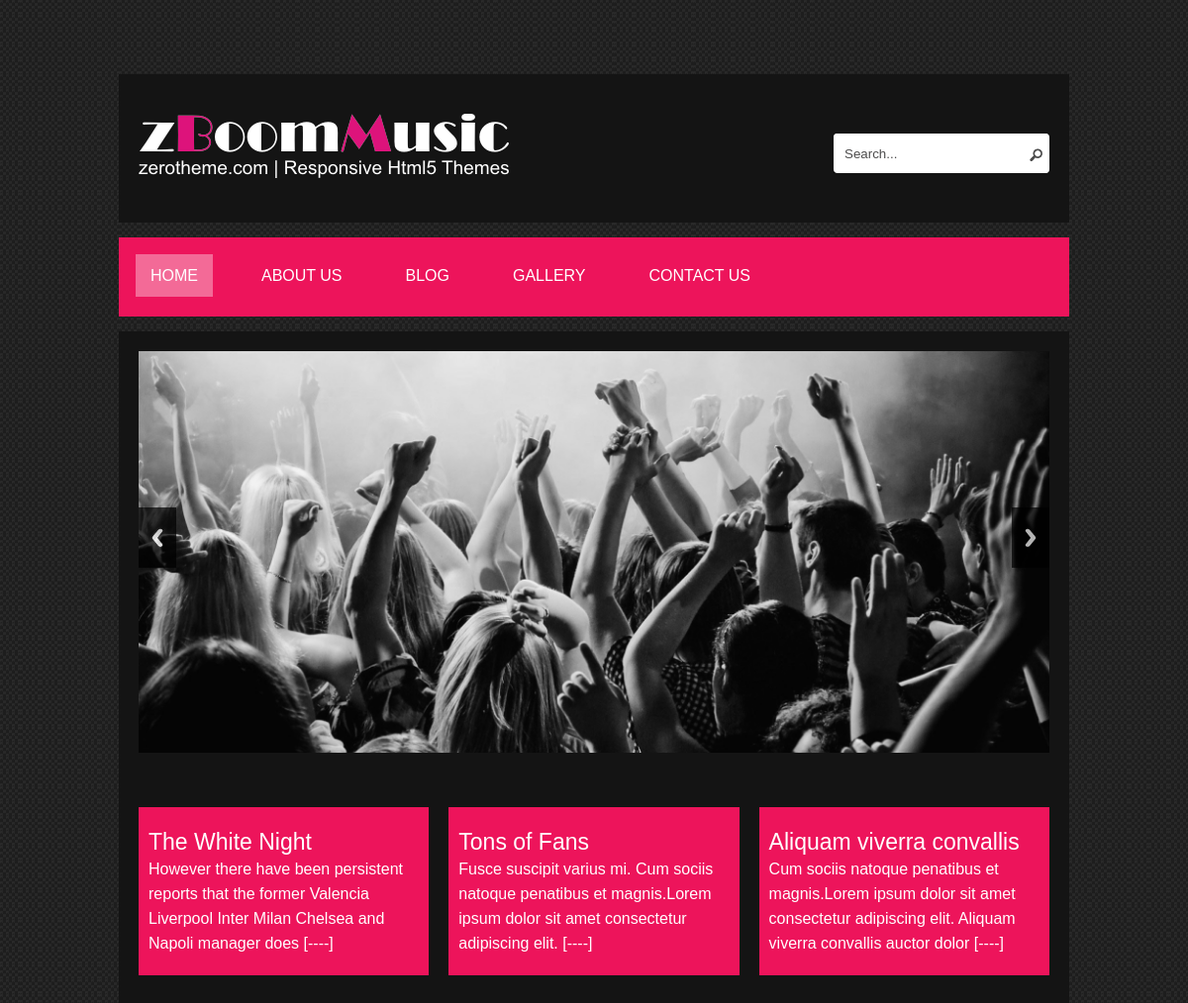
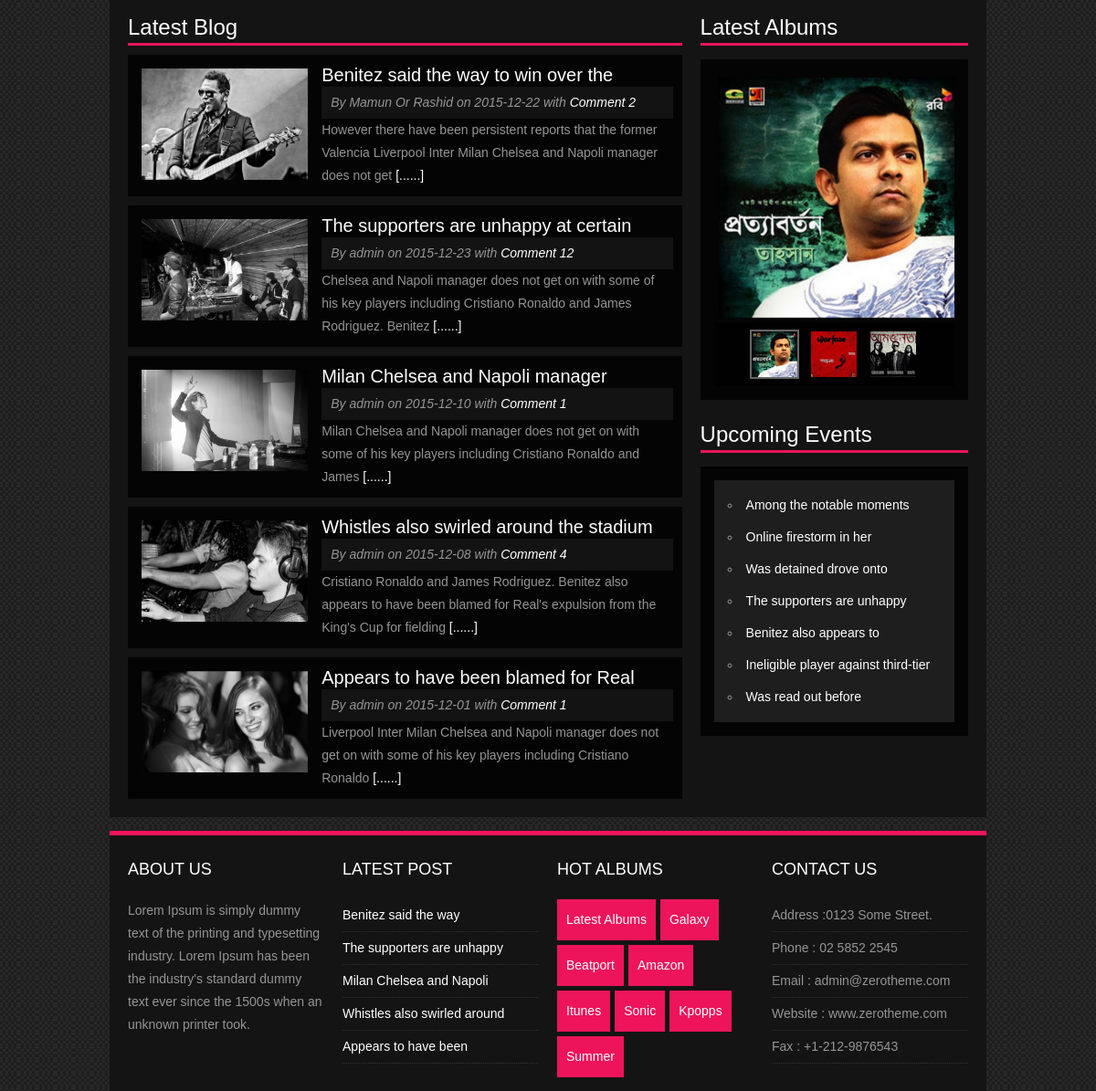
The page / on the database its author committed (2 pictures, top to bottom).
### tables this page shows
CREATE TABLE IF NOT EXISTS `pages` (
  `page_id` int(11) NOT NULL AUTO_INCREMENT,
  `page_name` varchar(40) NOT NULL,
  `page_url` varchar(40) NOT NULL,
  `page_attribute` varchar(40) NOT NULL,
  `page_content` text NOT NULL,
  `menu_position` tinyint(4) NOT NULL,
  `use_page` tinyint(4) NOT NULL,
  `page_status` tinyint(4) NOT NULL,
  PRIMARY KEY (`page_id`)
);

CREATE TABLE IF NOT EXISTS `slider` (
  `id` int(11) NOT NULL AUTO_INCREMENT,
  `slider_name` varchar(20) NOT NULL,
  `slider_thumnail` varchar(100) NOT NULL,
  `slider_status` tinyint(4) NOT NULL,
  PRIMARY KEY (`id`)
);

CREATE TABLE IF NOT EXISTS `article_album` (
  `art_id` int(11) NOT NULL AUTO_INCREMENT,
  `cat_id` int(11) NOT NULL,
  `art_title` varchar(90) NOT NULL,
  `art_subtitle` varchar(100) NOT NULL,
  `art_content` text NOT NULL,
  `art_thumnail` varchar(400) NOT NULL,
  `art_published_date` text NOT NULL,
  `artcle_public_time` text NOT NULL,
  `art_author` varchar(50) NOT NULL,
  `art_comment` varchar(20) NOT NULL,
  `art_status` tinyint(4) NOT NULL,
  PRIMARY KEY (`art_id`),
  KEY `cat_id` (`cat_id`)
);

CREATE TABLE IF NOT EXISTS `categorys` (
  `cat_id` int(11) NOT NULL AUTO_INCREMENT,
  `cat_name` varchar(90) NOT NULL,
  `cat_type` varchar(40) NOT NULL,
  `cat_status` tinyint(4) NOT NULL,
  PRIMARY KEY (`cat_id`)
);

CREATE TABLE IF NOT EXISTS `settings` (
  `key_id` int(11) NOT NULL AUTO_INCREMENT,
  `Key_name` varchar(60) NOT NULL,
  `key_value` varchar(90) NOT NULL,
  PRIMARY KEY (`key_id`)
);

### index.php (called while the page is built)
<?php
include ("header.php");
include ("slider.php");
include("category_item.php");
include("content.php");
include("sidebar.php");
include("footer.php");
?>

### database.php (called while the page is built, shortened)
<?php
class Database {
    private $conn;
    public function __construct($host, $user, $pass, $dbname) {
        $this->conn = mysqli_connect($host, $user, $pass, $dbname) or die("Db connection problem" . mysqli_connect_error());
    }
    public function getAllMenu($table, $cols, $where) {
        $sql = "SELECT $cols FROM $table WHERE $where";
        $result = mysqli_query($this->conn, $sql);
        if (mysqli_num_rows($result) > 0) {
            return mysqli_fetch_all($result, MYSQLI_ASSOC);
        } else {
            return false;
        }
    }
    public function getAll($table, $cols) {
        $sql = "SELECT $cols FROM $table";
        $result = mysqli_query($this->conn, $sql);
        if (mysqli_num_rows($result) > 0) {
            return mysqli_fetch_all($result, MYSQLI_ASSOC);
        } else {
            return false;
        }
    }
    public function getAllOrder($table,$cols,$where,$order) {
        $sql = "SELECT $cols FROM $table WHERE $where ORDER BY $order";
        $result = mysqli_query($this->conn, $sql);
        if (mysqli_num_rows($result) > 0) {
            return mysqli_fetch_all($result, MYSQLI_ASSOC);
        } else {
            return false;
        }
    }
    public function getById($table, $cols, $where) {
        $sql = "SELECT $cols FROM $table WHERE $where";
        $result = mysqli_query($this->conn, $sql);
        if (mysqli_num_rows($result) > 0) {
            return mysqli_fetch_assoc($result);
        } else {
            return false;
        }
    }
}
$obj = new Database("localhost", "root", "1234", "zboom_db");

### content.php (the view)
<div class="row block02">
    <div class="col-2-3">
        <div class="wrap-col">
            <div class="heading"><h2>Latest Blog</h2></div>
            <?php
            $all_post = $obj->getAllMenu("article_album", "*", "art_status=1 AND cat_id=2");
            for ($i = 0; $i < 5; $i++) {
                extract($all_post[$i]);
                ?>
                <article class="row">
                    <div class="col-1-3">
                        <div class="wrap-col">
                            <img src="<?php echo $art_thumnail; ?>"/>
                        </div>
                    </div>
                    <div class="col-2-3">
                        <div class="wrap-col">
                            <h2><a href="inner.php?eventart_id=<?php echo $art_id; ?>"><?php echo $art_title; ?></a></h2>
                            <div class="info">By <?php echo $art_author; ?> on <?php echo $art_published_date; ?> with <a href="inner.php?eventart_id=<?php echo $art_id; ?>">Comment <?php echo count($all_comment=$obj->getAllMenu("comments","*","comment_art_id='$art_id'"));?></a></div>
                            <p><?php
                                $postarray = explode(" ", $art_content);
                                if (count($postarray) > 20) {
                                    $postslice = array_slice($postarray, 0, 20);
                                    $poststri = implode(" ", $postslice);
                                    echo $poststri;
                                    ?>
                                    <a href="inner.php?eventart_id=<?php echo $art_id; ?>">[......]</a>
                                    <?php
                                } else {
                                    echo $art_content;
                                }
                                ?></p>
                        </div>
                    </div>
                </article>
                <?php
            }
            ?>
        </div>
    </div>

### header.php (shortened to what this page needs)
<?php
include("./database.php");
?>
﻿<!DOCTYPE html>
<head>
    <link rel="stylesheet" href="css/zerogrid.css">
    <link rel="stylesheet" href="css/responsive.css">
    <link rel="stylesheet" href="css/responsiveslides.css" />
    <link rel="stylesheet" href="css/album.css">
    <link rel="stylesheet" href="css/style3.css">
    <link rel="stylesheet" href="css/lightbox.css">
    <link rel="stylesheet" href="css/style.css">
</head>
<body>
    <header>
        <div class="wrap-header zerogrid">
            <div id="logo"><a href="index.php"><img src="./images/logo.png"/></a></div>
            <div id="search">
                <form action="inner.php" method="post">
                    <input type="text" id="txt1" name="search_query" placeholder="Search..." onkeyup="showHint(this.value)">
                    <input class="button-search" type="submit" name="search" value="">
                </form>
            </div>
        </div>
    </header>
    <nav>
        <div class="wrap-nav zerogrid">
            <div class="menu">
                <ul>
                    <?php
                    $all_menus = $obj->getAllOrder("pages", "*", "page_status='1'", "menu_position");
                    foreach ($all_menus as $menus) {
                        extract($menus);
                        if ($page_attribute == "home") {
                            ?>
                            <li class = "
                            <?php
                            if (isset($_REQUEST['page_id'])) {
                            } else {
                                echo "current";
                            }
                            ?>
                                "><a href="<?php echo $page_url; ?>"><?php echo $page_name; ?></a></li>
                                <?php
                            } else {
                                ?>
                            <li class = "
                                "><a href="<?php
                                    if (empty($page_url)) {
                                        echo "http://localhost/zBoomMusic/inner.php";
                                    } else {
                                        echo $page_url;
                                    }
                                    ?>?page_id=<?php echo $page_id; ?>"><?php echo $page_name; ?></a></li>
                                <?php
                            }
                        }
                        ?>
                </ul>
            </div>
        </div>
    </nav>
    <section id="content">
        <div class="wrap-content zerogrid">

### slider.php
<div class="featured">
    <div class="wrap-featured zerogrid">
        <div class="slider">
            <div class="rslides_container">
                <ul class="rslides" id="slider">
                    <?php
                    $all_slider = $obj->getAllMenu("slider", "*", "slider_status=1");
                    foreach($all_slider as $sliderlist) {
                        extract($sliderlist);
                        ?>
                    <li><img src="<?php echo $slider_thumnail; ?>"></li>
                        <?php
                    }
                    ?>
                </ul>
            </div>
        </div>
    </div>
</div>

### category_item.php
<div class="row block01">
            <?php
            $all_service = $obj->getAllMenu("article_album", "*", "cat_id=1");
            foreach ($all_service as $servicelist) {
                extract($servicelist);
                ?>
                <div class="col-1-3">
                    <div class="wrap-col box">
                        <h2><?php echo $art_title; ?></h2>
                        <p><?php
                            $toarray = explode(" ", $art_content);
                            if (count($toarray) > 15) {
                                $to_slice = array_slice($toarray, 0, 18);
                                $tostring = implode(" ", $to_slice);
                                echo $tostring;
                                ?>
                            <a href="inner.php?get_ide=<?php echo $art_id; ?>">[----]</a>
                                <?php
                            } else {
                                echo $art_content;
                            }
                            ?>
                        </p>
                    </div>
                </div>
                <?php
            }
            ?>
        </div>

### sidebar.php (shortened to what this page needs)
<div class="col-1-3">
    <div class="wrap-col">
        <div class="box">
            <div class="heading"><h2>Latest Albums</h2></div>
            <div class="content">
                <ul id="album_slider">
                    <li><img src="images/albums.jpg" alt=""></li>
                </ul>
                <ul id="album">
                    <li><a href="#"><img src="images/albums_thum.jpg" alt=""></a></li>
                    <li><a href="#"><img src="images/albums2_thum.jpg" alt=""></a></li>
                    <li><a href="#"><img src="images/albums3_thum.jpg" alt=""></a></li>
                </ul>
            </div>
        </div>
        <div class="box">
            <div class="heading"><h2>Upcoming Events</h2></div>
            <div class="content">
                <div class="list">
                    <ul>
                        <?php
                        $all_events = $obj->getAllMenu("article_album", "*", "cat_id=4 AND art_status=1");
                        for ($i = 0; $i < 7; $i++) {
                            extract($all_events[$i]);
                            ?>
                        <li><a href="inner.php?eventart_id=<?php echo $art_id; ?>"><?php
                                    $toarr_event_art = explode(" ", $art_title);
                                    if (count($toarr_event_art) > 4) {
                                        $toarr_event_artslice = array_slice($toarr_event_art, 0, 4);
                                        $toarr_event_str = implode(" ", $toarr_event_artslice);
                                        echo $toarr_event_str;
                                    } else {
                                        echo $art_title;
                                    }
                                    ?></a>
                            </li>
                            <?php
                        }
                        ?>
                    </ul>
                </div>
            </div>
        </div>
    </div>
</div>
</div>
</div>
</section>

### footer.php (shortened to what this page needs)
<footer>
    <div class="wrap-footer zerogrid">
        <div class="row block09">
            <div class="col-1-4">
                <div class="wrap-col">
                    <div class="box">
                        <?php
                        $about_us = $obj->getById("pages", "*", "page_attribute='about us'");
                        extract($about_us);
                        ?>
                        <div class="heading"><h2>About Us</h2></div>
                        <div class="content">
                            <p><?php echo $page_content; ?></p>
                        </div>
                    </div>
                </div>
            </div>
            <div class="col-1-4">
                <div class="wrap-col">
                    <div class="box">
                        <div class="heading"><h2>Latest Post</h2></div>
                        <div class="content">
                            <ul>
                                <?php
                                $all_latest_post = $obj->getAllMenu("article_album", "*", "cat_id='2'");
                                if (count($all_latest_post) > 5) {
                                    for ($i = 0; $i < 5; $i++) {
                                        extract($all_latest_post[$i]);
                                        ?>
                                        <li>
                                            <a href="inner.php?eventart_id=<?php echo $art_id; ?>">
                                                <?php
                                                $to_arrat = explode(" ", $art_title);
                                                if (count($to_arrat) > 4) {
                                                    $to_slice = array_slice($to_arrat, 0, 4);
                                                    $to_string = implode(" ", $to_slice);
                                                    echo $to_string;
                                                } else {
                                                    echo $art_title;
                                                }
                                                ?>
                                            </a>
                                        </li>
                                        <?php
                                    }
                                }
                                ?>
                            </ul>
                        </div>
                    </div>
                </div>
            </div>
            <div class="col-1-4">
                <div class="wrap-col">
                    <div class="box">
                        <div class="heading"><h2>Hot Albums</h2></div>
                        <div class="content">
                            <div class="tag">
                                <?php
                                $all_categorys = $obj->getAllMenu("categorys", "*", "cat_type='album'");
                                foreach ($all_categorys as $album_cate) {
                                    extract($album_cate);
                                    ?>
                                    <a href="inner.php?alb_ide=<?php echo $cat_id; ?>"><?php echo $cat_name; ?></a>
                                    <?php
                                }
                                ?>
                            </div>
                        </div>
                    </div>
                </div>
            </div>
            <div class="col-1-4">
                <div class="wrap-col">
                    <div class="box">
                        <div class="heading"><h2>Contact Us</h2></div>
                        <div class="content">
                            <ul>
                                <?php
                                    $all_contact=$obj->getAll("settings","*");
                                ?>
                                <li>Address :<?php echo $all_contact[0]['key_value']; ?> </li>
                                <li>Phone : <?php echo $all_contact[1]['key_value']; ?> </li>
                                <li>Email : <?php echo $all_contact[2]['key_value']; ?> </li>
                                <li>Website : <?php echo $all_contact[3]['key_value']; ?> </li>
                                <li>Fax : <?php echo $all_contact[4]['key_value']; ?> </li>
                            </ul>
                        </div>
                    </div>
                </div>
            </div>
        </div>
    </div>
</footer>
</body></html>

### rows shown on the page
pages: page_name "HOME"
pages: page_name "ABOUT US", page_content "Lorem Ipsum is simply dummy text of the printing and typesetting industry. Lorem Ipsum has been the industry's standard dummy text ever since the 1500s when an unknown printer took."
pages: page_name "BLOG"
pages: page_name "GALLERY"
pages: page_name "CONTACT US"
slider: slider_thumnail (picture)
article_album: art_title "The White Night", tostring "However there have been persistent reports that the former Valencia Liverpool Inter Milan Chelsea and Napoli manager does"
article_album: art_title "Tons of Fans", tostring "Fusce suscipit varius mi. Cum sociis natoque penatibus et magnis.Lorem ipsum dolor sit amet consectetur adipiscing elit."
article_album: art_title "Aliquam viverra convallis", tostring "Cum sociis natoque penatibus et magnis.Lorem ipsum dolor sit amet consectetur adipiscing elit. Aliquam viverra convallis auctor dolor"
article_album: art_thumnail (picture), art_title "Benitez said the way to win over the", art_author "Mamun Or Rashid", art_published_date "2015-12-22", AllMenu "2", poststri "However there have been persistent reports that the former Valencia Liverpool Inter Milan Chelsea and Napoli manager does not get", art_title "Benitez said the way"
article_album: art_thumnail (picture), art_title "The supporters are unhappy at certain", art_author "admin", art_published_date "2015-12-23", AllMenu "12", poststri "Chelsea and Napoli manager does not get on with some of his key players including Cristiano Ronaldo and James Rodriguez. Benitez", art_title "The supporters are unhappy"
article_album: art_thumnail (picture), art_title "Milan Chelsea and Napoli manager", art_author "admin", art_published_date "2015-12-10", AllMenu "1", poststri "Milan Chelsea and Napoli manager does not get on with some of his key players including Cristiano Ronaldo and James", art_title "Milan Chelsea and Napoli"
article_album: art_thumnail (picture), art_title "Whistles also swirled around the stadium", art_author "admin", art_published_date "2015-12-08", AllMenu "4", poststri "Cristiano Ronaldo and James Rodriguez. Benitez also appears to have been blamed for Real's expulsion from the King's Cup for fielding", art_title "Whistles also swirled around"
article_album: art_thumnail (picture), art_title "Appears to have been blamed for Real", art_author "admin", art_published_date "2015-12-01", AllMenu "1", poststri "Liverpool Inter Milan Chelsea and Napoli manager does not get on with some of his key players including Cristiano Ronaldo", art_title "Appears to have been"
article_album: art_title "Among the notable moments"
article_album: art_title "Online firestorm in her"
article_album: art_title "Was detained drove onto"
article_album: art_title "The supporters are unhappy"
article_album: art_title "Benitez also appears to"
article_album: art_title "Ineligible player against third-tier"
article_album: art_title "Was read out before"
categorys: cat_name "Latest Albums"
categorys: cat_name "Galaxy"
categorys: cat_name "Beatport"
categorys: cat_name "Amazon"
categorys: cat_name "Itunes"
categorys: cat_name "Sonic"
categorys: cat_name "Kpopps"
categorys: cat_name "Summer"
settings: key_value "0123 Some Street."
settings: key_value "02 5852 2545"
settings: key_value "admin@zerotheme.com"
settings: key_value "www.zerotheme.com"
settings: key_value "+1-212-9876543"
